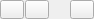
<?xml version="1.0" encoding="UTF-8"?>
<ui version="4.0">
 <class>Frame_TypeSubtype</class>
 <widget class="QFrame" name="Frame_TypeSubtype">
  <property name="geometry">
   <rect>
    <x>0</x>
    <y>0</y>
    <width>94</width>
    <height>19</height>
   </rect>
  </property>
  <property name="sizePolicy">
   <sizepolicy hsizetype="Expanding" vsizetype="Fixed">
    <horstretch>0</horstretch>
    <verstretch>0</verstretch>
   </sizepolicy>
  </property>
  <property name="minimumSize">
   <size>
    <width>70</width>
    <height>19</height>
   </size>
  </property>
  <property name="maximumSize">
   <size>
    <width>16777215</width>
    <height>22</height>
   </size>
  </property>
  <property name="baseSize">
   <size>
    <width>70</width>
    <height>19</height>
   </size>
  </property>
  <property name="windowTitle">
   <string>ListLockableEditButtons_DialogComponents</string>
  </property>
  <layout class="QHBoxLayout" name="horizontalLayout">
   <property name="spacing">
    <number>1</number>
   </property>
   <property name="leftMargin">
    <number>0</number>
   </property>
   <property name="topMargin">
    <number>0</number>
   </property>
   <property name="rightMargin">
    <number>0</number>
   </property>
   <property name="bottomMargin">
    <number>0</number>
   </property>
   <item>
    <widget class="QToolButton" name="btnAdd">
     <property name="toolTip">
      <string>Add Record</string>
     </property>
     <property name="text">
      <string/>
     </property>
     <property name="icon">
      <iconset resource="../../../data/PhoPyQtTimelinePlotterResourceFile.qrc">
       <normaloff>:/fugue/plus</normaloff>:/fugue/plus</iconset>
     </property>
    </widget>
   </item>
   <item>
    <widget class="QToolButton" name="btnMinus">
     <property name="toolTip">
      <string>Remove Selected Record</string>
     </property>
     <property name="text">
      <string/>
     </property>
     <property name="icon">
      <iconset resource="../../../data/PhoPyQtTimelinePlotterResourceFile.qrc">
       <normaloff>:/fugue/minus</normaloff>:/fugue/minus</iconset>
     </property>
    </widget>
   </item>
   <item>
    <spacer name="horizontalSpacer">
     <property name="orientation">
      <enum>Qt::Horizontal</enum>
     </property>
     <property name="sizeHint" stdset="0">
      <size>
       <width>40</width>
       <height>20</height>
      </size>
     </property>
    </spacer>
   </item>
   <item>
    <widget class="QToolButton" name="btnToggleLocked">
     <property name="toolTip">
      <string>Re-lock to prevent editing</string>
     </property>
     <property name="text">
      <string/>
     </property>
     <property name="icon">
      <iconset resource="../../../data/PhoPyQtTimelinePlotterResourceFile.qrc">
       <normaloff>:/fugue/lock-locked</normaloff>
       <normalon>:/fugue/lock-unlocked</normalon>:/fugue/lock-locked</iconset>
     </property>
     <property name="checkable">
      <bool>true</bool>
     </property>
     <property name="checked">
      <bool>false</bool>
     </property>
    </widget>
   </item>
  </layout>
 </widget>
 <resources>
  <include location="../../../data/PhoPyQtTimelinePlotterResourceFile.qrc"/>
 </resources>
 <connections/>
</ui>
